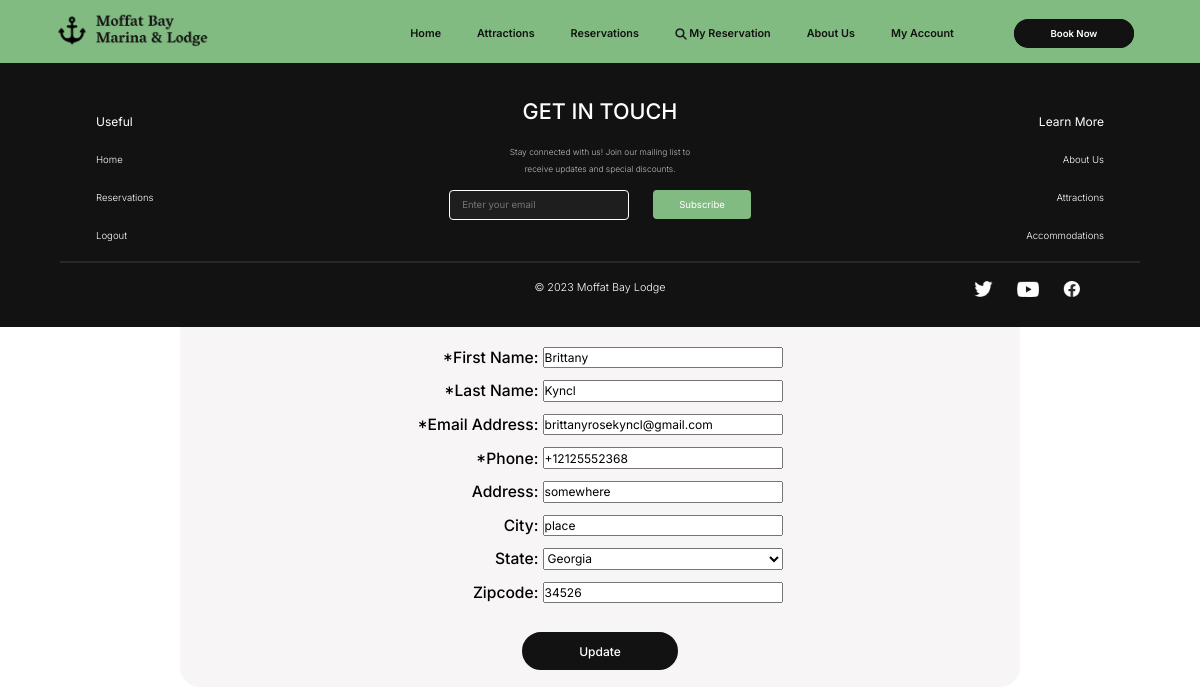
The page /profile/update_profile/ (signed in) on the database as committed earlier.
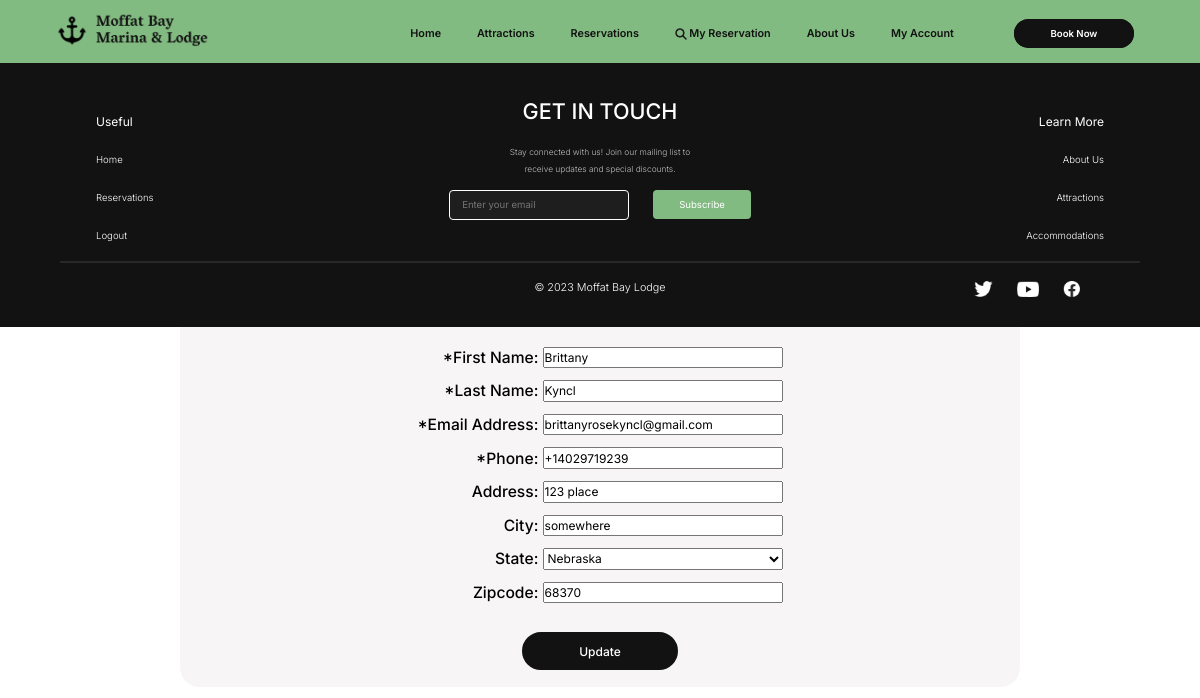
The same page on the database as committed later.
### users/models.py (models this page shows, shortened)
class CustomUser(AbstractUser):
    username = None
    email = models.EmailField(_('email address'), unique=True)
    first_name = models.CharField(max_length=50,verbose_name="First Name", null=True, blank=True)
    last_name = models.CharField(max_length=50,verbose_name="Last Name", null=True, blank=True)
    street = models.CharField(max_length=50,verbose_name="Address", null=True, blank=True)
    city = models.CharField(max_length=50,verbose_name="City", null=True, blank=True)
    state = models.CharField(max_length=50,verbose_name="State", null=True, blank=True)
    zip = models.CharField(max_length=8,verbose_name="Zipcode", null=True, blank=True)
    phone = PhoneNumberField(verbose_name="Phone Number", blank=True, null=True)
    class Meta:
        verbose_name_plural = "User Accounts"
    USERNAME_FIELD = 'email'
    REQUIRED_FIELDS = []
    objects = CustomUserManager()

### users/views.py (the view)
# urls.py: path('profile/update_profile/', account_views.update_profie, name='update_profile'),
@login_required
def update_profie(request):
    if request.method == 'POST':
        if 'change_profile_submit' in request.POST:
            form = AccountUpdateForm(request.POST, request.FILES, instance=request.user)
            if form.is_valid():
                form.save()
                messages.success(request, f'Your account information has been updated!', extra_tags='account-feedback')
                return redirect('profile')
            else:
                messages.error(request, form.errors, extra_tags='account-feedback')
        elif 'mailform_submit' in request.POST:
            mailform = MailListForm(request.POST)
            if mailform.is_valid():
                mailform.save()
                messages.success(request, "Thank you for signing up for our mailing list!", extra_tags='mail_form')
                return redirect('update_profile')
            else:
                form = AccountUpdateForm(instance=request.user)
    else:
        form = AccountUpdateForm(instance=request.user)
    mail_form_messages = messages.get_messages(request)
    mail_form_messages = [message for message in mail_form_messages if 'mail_form' in message.tags]
    context = {
        'form' : form,
        'mailform': MailListForm,
        'title': 'Update Profile',
        'has_mailform_messages': mail_form_messages,
    }
    return render(request, 'users/update_profile.html', context)

### users/forms.py
class AccountUpdateForm(forms.ModelForm):
    email = forms.EmailField(label="Email Address", required=False)
    phone = PhoneNumberField(widget=PhoneNumberPrefixWidget(initial='US'), label="Phone Number", required=False)
    first_name = forms.CharField(label="First Name", required=False)
    last_name = forms.CharField(label="Last Name", required=False)
    state = forms.ChoiceField(choices=STATE_CHOICES, required=False)
    class Meta:
        model = CustomUser
        fields =['first_name', 'last_name', 'street', 'city', 'state', 'zip', 'phone', 'email']

### users/templates/users/update_profile.html (shortened to what this page needs)
{% extends "reservations/base.html" %}
{% load crispy_forms_tags %}
{% load static %}
{% block css %}
<link rel="stylesheet" type="text/css" href="{% static 'reservations/accounts.css' %}"/>
{% endblock %}
{% block content %}
<div class="banner">
    <div class="overlay-register">
            <div class="text-content form-register">
                <h3>Update {{user.first_name}} {{user.last_name}}'s Profile:</h3></br>
                <form method="POST">
                    <fieldset class="form-register">
                        <div class="register-grid-container">
                            <div class="register-section"><label class="register-label">*First Name:&nbsp;</label><div class="register-input">{{form.first_name}}</div></div>
                            <div class="register-section"><div class="register-label">*Last Name:&nbsp;</div><div class="register-input">{{form.last_name}}</div> </div>
                            <div class="register-section"><div class="register-label">*Email Address:&nbsp;</div><div class="register-input">{{form.email}}</div> </div>
                            <div class="register-section"><div class="register-label">*Phone:&nbsp;</div><div class="register-input">{{form.phone}}</div> </div>
                            <div class="register-section"><div class="register-label">Address:&nbsp;</div><div class="register-input">{{form.street}}</div></div>
                            <div class="register-section"><div class="register-label">City:&nbsp;</div><div class="register-input">{{form.city}}</div> </div>
                            <div class="register-section"><div class="register-label">State:&nbsp;</div><div class="register-input">{{form.state}}</div> </div>
                            <div class="register-section"><div class="register-label">Zipcode:&nbsp;</div><div class="register-input">{{form.zip}}</div> </div>
                        </div>
                    </fieldset>
                    <button class="login-button" type="submit" name="change_profile_submit">Update</button>
                </form>
                </div>
            </div>
        </div>
{% endblock content %}

Rows that differ between the two databases and show on the page:
changed CustomUser "Brittany": phone "+12125552368" → "+14029719239"; street "somewhere" → "123 place"; city "place" → "somewhere"; state "Georgia" → "Nebraska"; zip "34526" → "68370"
